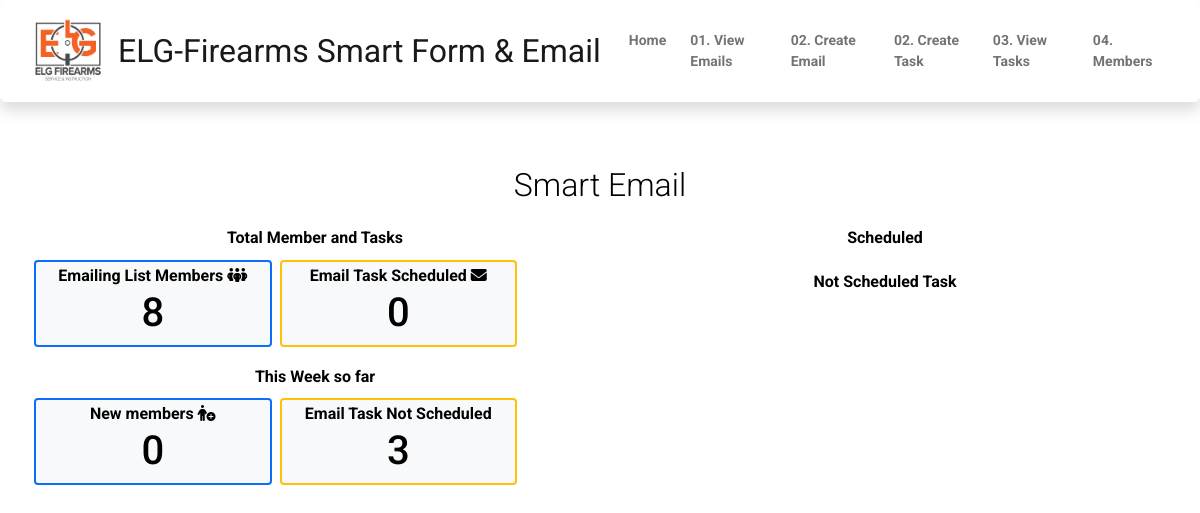
Before: /master/ with the older database file.
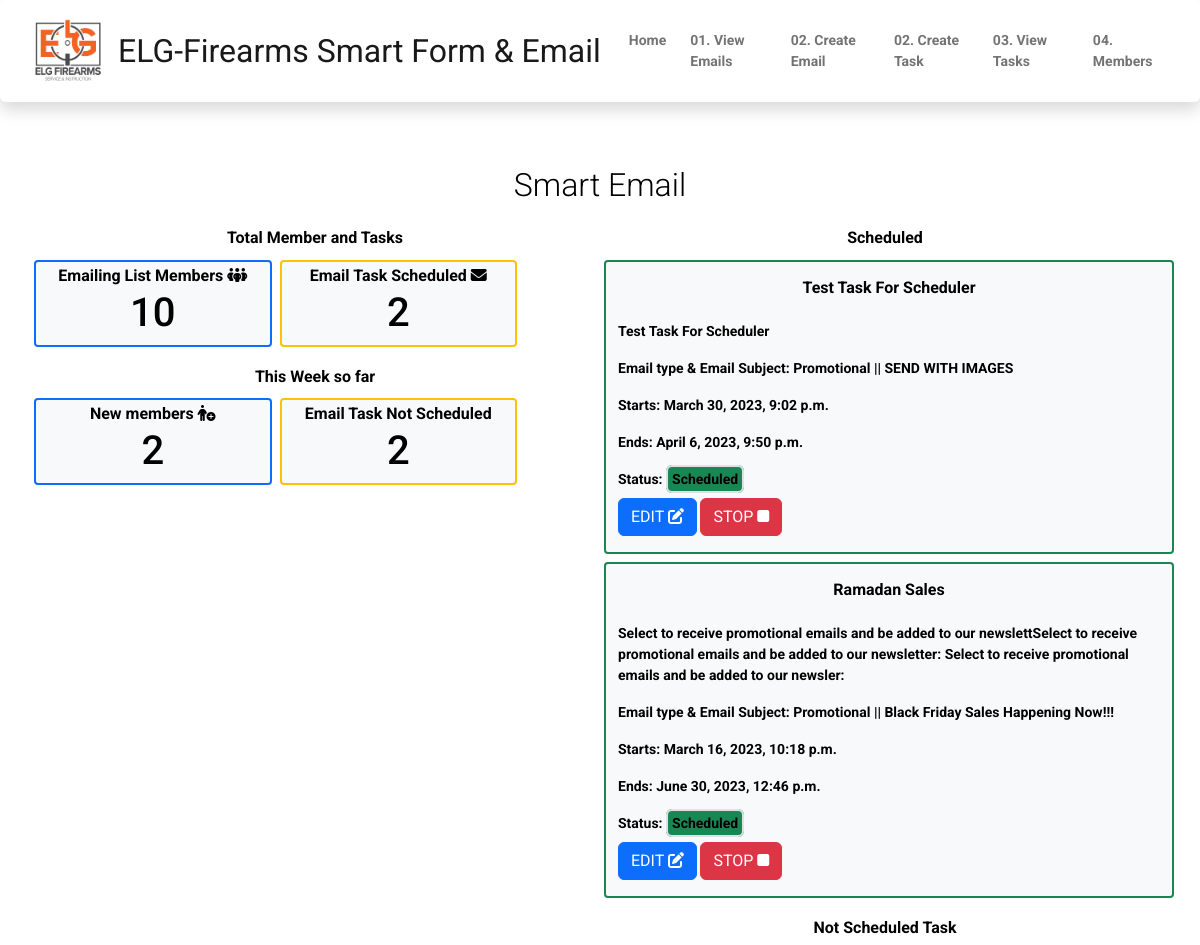
After: the same page with the newer database file.
### smart_emailApp/models.py (models this page shows, shortened)
class EmailTask(models.Model):
    task_type = (
        ('Once', 'Once'),
        ('Daily', 'Daily'),
        ('Weekly', 'Weekly'),
        ('Monthly', 'Monthly'),
    )
    task_status = (
        ('Scheduled', 'Scheduled'),
        ('STOPPED', 'STOPPED'),
        ('Not Scheduled', 'Not Scheduled'),
        ('Expired', 'Expired'),
    )
    priority_level = (
        ('Low', 'Low'),
        ('Medium', 'Medium'),
        ('High', 'High'),
    )
    task_name = models.CharField(max_length=200)
    task_occurence = models.CharField(max_length=50, choices=task_type, null=True, blank=True)
    task_description = models.TextField(max_length=200)
    recipients = models.CharField(max_length=1000)
    sender = models.EmailField()
    emailToSend = models.ForeignKey(Emails, on_delete=models.CASCADE, null=True, blank=True)
    created_at = models.DateTimeField(auto_now_add=True)
    date_from = models.DateTimeField()
    date_to_sending = models.DateTimeField()
    status = models.CharField(max_length=50, choices=task_status, null=True, blank=True)
    priority = models.CharField(max_length=50, choices=priority_level, null=True, blank=True)
    error_message = models.TextField(null=True, blank=True)
    updated_at = models.DateField(auto_now=True, null=True, blank=True)

class Emails(models.Model):
    email_type = (
        ('Promotional', 'Promotional'),
        ('Store News', 'Store News'),
        ('Seasonal Sales', 'Seasonal Sales'),
    )
    subject = models.CharField(max_length=100)
    body = models.TextField(max_length=1000)
    emailtype = models.CharField(max_length=50, choices=email_type, null=True)
    product1_image = models.ImageField(upload_to="email_imageAttachment/", null=True, blank=True, default=None)
    product1_name = models.CharField(max_length=60, null=True, blank=True)
    product1_description = models.CharField(max_length=200, null=True, blank=True)
    product1_link = models.URLField(max_length=100, null=True, blank=True)
    product2_image = models.ImageField(upload_to="email_imageAttachment/", null=True, blank=True, default=None)
    product2_name = models.CharField(max_length=60, null=True, blank=True)
    product2_description = models.CharField(max_length=200, null=True, blank=True)
    product2_link = models.URLField(max_length=100, null=True, blank=True)
    product3_image = models.ImageField(upload_to="email_imageAttachment/", null=True, blank=True, default=None)
    product3_name = models.CharField(max_length=60, null=True, blank=True)
    product3_description = models.CharField(max_length=200, null=True, blank=True)
    product3_link = models.URLField(max_length=100, null=True, blank=True)
    product4_image = models.ImageField(upload_to="email_imageAttachment/", null=True, blank=True, default=None)
    product4_name = models.CharField(max_length=60, null=True, blank=True)
    product4_description = models.CharField(max_length=200, null=True, blank=True)
    product4_link = models.URLField(max_length=100, null=True, blank=True)
    created_at = models.DateTimeField(auto_now_add=True)
    updated_at = models.DateField(auto_now=True, null=True, blank=True)
    def __str__(self):
        return f'{self.emailtype} || {self.subject}'

### smart_emailApp/views.py (the view)
# urls.py: path('', views.home_view, name='master_home'),
def home_view(request):
    from django.db.models import Q
    members_count = User.objects.count()
    today = datetime.today()
    thirty_days_ago = today - timedelta(days=7)
    last7days = User.objects.filter(created_at__gte=thirty_days_ago).count()
    numberOf_scheduled_tasks = EmailTask.objects.filter(status="Scheduled").count()
    numberNOt_scheduled_tasks = EmailTask.objects.filter(
        Q(status='Not Scheduled') | Q(status='Expired') | Q(status='STOPPED')).count()
    only_scheduled_tasks = EmailTask.objects.filter(
        Q(status='Scheduled'),
        updated_at__gte=datetime.now() - timedelta(days=7)
    ).order_by('-date_from')[:3]
    not_scheduled_tasks = EmailTask.objects.filter(
        Q(status='Not Scheduled') | Q(status='Expired') | Q(status='STOPPED'),
        updated_at__gte=datetime.now() - timedelta(days=7)
    ).order_by('-date_to_sending')[:3]
    context = {
        "members_count": members_count,
        "last7days": last7days,
        "numberOf_scheduled_tasks": numberOf_scheduled_tasks,
        "numberNOt_scheduled_tasks": numberNOt_scheduled_tasks,
        'only_scheduled_tasks': only_scheduled_tasks,
        'not_scheduled_tasks': not_scheduled_tasks
    }
    return render(request, "smartemail/master_home.html", context)

### templates/smartemail/master_home.html (shortened to what this page needs)
{% extends "nav.html" %}
{% load static %}
{% block navbar %}
    <div class="container">
        <div class="row text-black">
            <h4 class="text-center p-3 lead fs-2"> Smart Email </h4>
            <div class="col-6">
                <div class="row mb-2">
                    <h6 class="text-center fw-bold"> Total Member and Tasks  </h6>
                    <div class="col-5 bg-light m-1 border border-primary border-2  rounded-1">
                        <h6 class="text-center m-1 fw-bold"> Emailing List Members <i class="fa-solid fa-people-group"></i></h6>
                        <h1 class="text-black text-center">{{ members_count }}</h1>
                    </div>
                    <div class="col-5 bg-light m-1 border border-warning border-2  rounded-1">
                        <h6 class="text-center m-1 fw-bold"> Email Task Scheduled <i class="fa-solid fa-envelope"></i> </h6>
                        <h1 class="text-black text-center">{{ numberOf_scheduled_tasks }}</h1>
                    </div>
                </div>
                <div class="row mt-3">
                    <h6 class="text-center fw-bold"> This Week so far </h6>
                    <div class="col-5 bg-light m-1 border border-primary border-2  rounded-1">
                        <h6 class="text-center m-1 fw-bold"> New members <i class="fa-solid fa-person-circle-plus"></i> </h6>
                        <h1 class="text-black text-center">{{ last7days }}</h1>
                    </div>
                    <div class="col-5 bg-light m-1 border border-warning border-2  rounded-1">
                        <h6 class="text-center m-1 fw-bold"> Email Task Not Scheduled</h6>
                        <h1 class="text-black text-center">{{ numberNOt_scheduled_tasks }}</h1>
                    </div>
                </div>
            </div>
            <div class="col-6">
                <div class="row mb-3">
                    <h6 class="text-center fw-bold">Scheduled </h6>
                    {% for task in only_scheduled_tasks %}
                        <div class="col-12 bg-light m-1 border border-success border-2 rounded-1 text-black ">
                            <h6 class="text-center fw-bolder p-3"> {{ task.task_name}} </h6>
                            <p class="fw-bold">
                                {{ task.task_description }}
                            </p>
                            <p class="fw-bold"> Email type & Email Subject:  <span class="text-black">  {{ task.emailToSend }}</span></p>
                            <p class="fw-bold"> Starts:<span class="text-black">  {{ task.date_from }}</span> </p>
                            <p  class="fw-bold"> Ends:<span class="text-black">   {{ task.date_to_sending }}</span> </p>
                            <div class="pb-2 fw-bold">Status: <span class="p-1 fw-bold bg-success border rounded">{{ task.status }}</span></div>
                            <a class="btn btn-primary mb-3" href="{% url 'edit_task' task.id  %}"> EDIT  <i class="fa-solid fa-pen-to-square"></i></a>
                            <form method="POST" action="{% url 'stop_task' task.id %}" class="d-inline">
                                <button class="btn btn-danger mb-3" type="submit"href="{% url 'stop_task' task.id %}"> STOP <i class="fa-solid fa-stop"></i></button>
                            </form>
                        </div>
                    {% endfor %}
                </div>
                <div class="row mt-3">
                    <h6 class="text-center fw-bold"> Not Scheduled Task  </h6>
                </div>
            </div>
        </div>
    </div>
{% endblock %}

Changed rows visible on the page:
added EmailTask: task_name "Test Task For Scheduler", task_description "Test Task For Scheduler", emailToSend "Promotional || SEND WITH IMAGES", date_from "March 30, 2023, 9:02 p.m.", date_to_sending "April 6, 2023, 9:50 p.m.", status "Scheduled"
now on this page (row edited): EmailTask: task_name "Ramadan Sales", task_description "Select to receive promotional emails and be added to our newslettSelect to receive promotional emails and be added to our newsletter: Select to receive promotional emails and be added to our newsler:", emailToSend "Promotional || Black Friday Sales Happening Now!!!", date_from "March 16, 2023, 10:18 p.m.", date_to_sending "June 30, 2023, 12:46 p.m.", status "Scheduled"
Other visible differences:
{{ members_count }}: "8" → "10"
{{ numberOf_scheduled_tasks }}: "0" → "2"
{{ last7days }}: "0" → "2"
{{ numberNOt_scheduled_tasks }}: "3" → "2"
